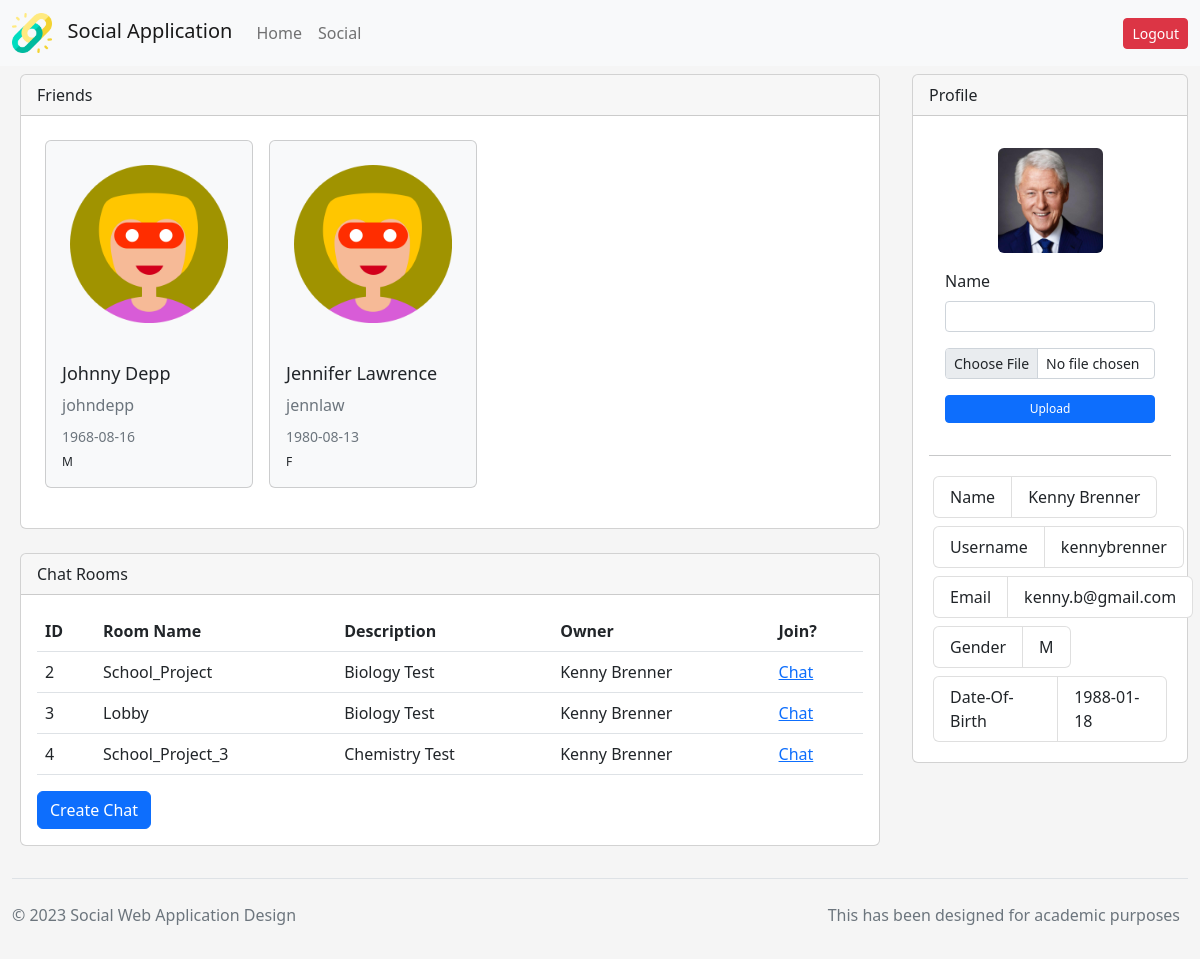
Screenshot of / (signed in) with the database file from the repository.
### webapp/models.py (models this page shows, shortened)
class AppUser(models.Model):
    user = models.OneToOneField(User, on_delete=models.CASCADE)
    dob = models.CharField(max_length=256, null=False, blank=False)
    gender = models.CharField(max_length=1, null=False, blank=False)
    friend = models.ManyToManyField("self")

class Rooms(models.Model):
    name = models.CharField(max_length=256, null=False, blank=False)
    description = models.CharField(max_length=256, null=False, blank=False)
    user = models.ForeignKey(AppUser, on_delete=models.CASCADE, null=True, blank=True)

class Images(models.Model):
    name = models.CharField(max_length=256, null=False, blank=False)
    description = models.ImageField(null=False, blank=False)
    user = models.ForeignKey(AppUser, on_delete=models.CASCADE, null=True, blank=True)

### webapp/views.py (the view)
# urls.py: 2. Add a URL to urlpatterns:  path('', views.home, name='home')
@login_required(login_url='/login/')
def home(request):
    global current_user_id
    current_user_id = int(request.user.id)
    global current_user
    current_user = AppUser.objects.get(user=User.objects.get(pk=current_user_id))
    if request.method == 'POST' and request.FILES['description']:
        image_form_raw = ImageMediaForm(request.POST, request.FILES)
        if image_form_raw.is_valid():
            image_form_initial = image_form_raw.save(commit=False)
            upload = request.FILES['description']
            fss = FileSystemStorage()
            file = fss.save(upload.name, upload)
            file_url = fss.url(file)
            image_form_initial.description = file_url
            image_form_initial.user = current_user
            try:
                image_form_initial.save()
            except Exception as e:
                print("Error: " + str(e))
        else:
            print("Invalid Form")
        friends = get_all_friends(current_user)
        existing_rooms = get_chat_rooms(current_user)
        personal = request.user
        return render(request, './internal/home.html', {
            'personal': personal,
            'personal_details': current_user,
            'friends': friends,
            'existing_rooms': existing_rooms,
            'image_form': image_form_raw,
            'current_image': file_url
        })
    else:
        image_form = ImageMediaForm()
        try:
            current_image = Images.objects.get(user=current_user).description
        except Exception as e:
            print(str(e))
            current_image = None
        friends = get_all_friends(current_user)
        existing_rooms = get_chat_rooms(current_user)
        personal = request.user
        return render(request, './internal/home.html', {
            'personal': personal,
            'personal_details': current_user,
            'friends': friends,
            'existing_rooms': existing_rooms,
            'image_form': image_form,
            'current_image': current_image
        })

### webapp/forms.py
class ImageMediaForm(forms.ModelForm):
    def __init__(self, *args, **kwargs):
        super(ImageMediaForm, self).__init__(*args, **kwargs)
        for visible in self.visible_fields():
            visible.field.widget.attrs['class'] = 'form-control form-control-sm'
    class Meta:
        model = Images
        fields = ('name', 'description', 'user')

### webapp/views.py (called while the page is built)
@login_required(login_url='/login/')
def get_all_friends(au: AppUser):
    try:
        response = au.friend.all()
        if response.exists():
            return response
        else:
            return []
    except response.DoesNotExist:
        return []

@login_required(login_url='/login/')
def get_chat_rooms(au: AppUser):
    try:
        response = au.rooms_set.all()
        if response.exists():
            return response
        else:
            return []
        return response
    except response.DoesNotExist:
        return []

### webapp/templates/internal/home.html (shortened to what this page needs)
{% extends "../base.html" %}
{% block content %}
{% include "../partials/header.html" %}
<div class="container-fluid">
    <div class="row">
        <div class="col-12 col-lg-9">
            <div class="d-flex flex-column bd-highlight">
                <div class="p-2 bd-highlight">
                    <div class="card">
                        <div class="card-header">
                            Friends
                        </div>
                        <div class="card-body">
                            <div class="d-flex justify-content-left flex-wrap">
                                {% if friends %}
                                {% for friend in friends %}
                                <div class="p-2 bd-highlight">
                                    <div class="card text-dark bg-light mb-3" style="width: 13rem;">
                                        <img src="../../static/1.png" class="card-img-top" alt="..."
                                             style="padding: 1.5rem;">
                                        <div class="card-body">
                                            <h5 class="card-title" style="font-size: 18px;">{{ friend.user.first_name }}
                                                {{ friend.user.last_name }}</h5>
                                            <p class="text-muted">{{ friend.user.username }}</p>
                                            <h6 class="card-subtitle mb-2 text-muted" style="font-size: 14px;">{{ friend.dob }}</h6>
                                            <p class="card-text" style="font-size: 12px;">{{ friend.gender }}</p>
                                        </div>
                                    </div>
                                </div>
                                {% endfor %}
                                {% else %}
                                <div class="p-3 bd-highlight">
                                    <p class="display-6">
                                        Please socialise and make more friends....
                                    </p>
                                </div>
                                {% endif %}
                            </div>
                        </div>
                    </div>
                </div>
                <div class="p-2 bd-highlight">
                    <div class="card mt-2">
                        <div class="card-header">
                            Chat Rooms
                        </div>
                        <div class="card-body">
                            {% if existing_rooms %}
                            <div class="table-responsive">
                                <table class="table table-hover">
                                    <thead>
                                    <tr>
                                        <th scope="col">ID</th>
                                        <th scope="col">Room Name</th>
                                        <th scope="col">Description</th>
                                        <th scope="col">Owner</th>
                                        <th scope="col">Join?</th>
                                    </tr>
                                    </thead>
                                    <tbody>
                                    {% for room in existing_rooms %}
                                    <tr>
                                        <td class="align-middle">{{ room.id }}</td>
                                        <td class="align-middle">{{ room.name }}</td>
                                        <td class="align-middle">{{ room.description }}</td>
                                        <td class="align-middle">{{ room.user.user.first_name }} {{ room.user.user.last_name }}</td>
                                        <td class="align-middle">
                                            <a href="../chat/{{room.name}}">Chat</a>
                                        </td>
                                    </tr>
                                    {% endfor %}
                                    </tbody>
                                </table>
                            </div>
                            {% else %}
                            <h5 class="card-title">No existing rooms at the moment</h5>
                            <p class="card-text">Please start a conversation with someone. I beg you.....</p>
                            {% endif %}
                            <a href="../room/" class="btn btn-primary">Create Chat</a>
                        </div>
                    </div>
                </div>
            </div>
        </div>
        <div class="col-12 col-lg-3">
            <div class="card mt-2">
                <div class="card-header">
                    Profile
                </div>
                <div class="card-body">
                    <div class="d-flex flex-column">
                        <div class="p-3">
                            {% if current_image %}
                                <img src="{{ current_image }}" class="rounded mx-auto d-block" alt="..." style="width: 50%">
                            {% else %}
                                <img src="../../static/1.png" class="rounded mx-auto d-block" alt="..." style="width: 50%">
                            {% endif %}
                            <form id="image_form" method="post" action="/home/" enctype="multipart/form-data" style="margin-top: 1rem;">
                                <div class="mb-3">
                                  <label class="form-label fs-6">Name</label>
                                  {{image_form.name}}
                                </div>
                                <div class="input-group mb-0">
                                    <div class="mb-3">
                                        {{image_form.description}}
                                    </div>
                                </div>
                                <div class="d-grid gap-2">
                                    <button type="submit" class="btn btn-sm btn-primary"
                                            style="--bs-btn-padding-y: .25rem; --bs-btn-padding-x: .5rem; --bs-btn-font-size: .75rem;">
                                        Upload
                                    </button>
                                </div>
                            </form>
                        </div>
                        <hr/>
                        <div class="p-1">
                            <ul class="list-group list-group-horizontal">
                                <li class="list-group-item">Name</li>
                                <li class="list-group-item">{{ personal.first_name }} {{ personal.last_name }}</li>
                            </ul>
                        </div>
                        <div class="p-1">
                            <ul class="list-group list-group-horizontal">
                                <li class="list-group-item">Username</li>
                                <li class="list-group-item">{{ personal.username }}</li>
                            </ul>
                        </div>
                        <div class="p-1">
                            <ul class="list-group list-group-horizontal">
                                <li class="list-group-item">Email</li>
                                <li class="list-group-item">{{ personal.email }}</li>
                            </ul>
                        </div>
                        <div class="p-1">
                            <ul class="list-group list-group-horizontal">
                                <li class="list-group-item">Gender</li>
                                <li class="list-group-item">{{ personal_details.gender }}</li>
                            </ul>
                        </div>
                        <div class="p-1">
                            <ul class="list-group list-group-horizontal">
                                <li class="list-group-item">Date-Of-Birth</li>
                                <li class="list-group-item">{{ personal_details.dob }}</li>
                            </ul>
                        </div>
                    </div>
                </div>
            </div>
        </div>
    </div>
</div>
{% include "../partials/footer.html" %}
{% endblock %}

### webapp/templates/base.html (shortened to what this page needs)
<!DOCTYPE html>
<html lang="en">
<head>
    <link rel="stylesheet" href="https://cdn.jsdelivr.net/npm/bootstrap@5.2.3/dist/css/bootstrap.min.css">
</head>
<body>
    {% block content %}{% endblock %}
</body>
</html>

### webapp/templates/partials/header.html
<nav class="navbar navbar-expand-lg navbar-light bg-light">
  <div class="container-fluid">
    <a class="navbar-brand inline" href="#">
      <img src="../../static/link.png" alt="" width="40" class="d-inline-block align-text-middle fs-4">
      &nbsp;&nbsp;Social Application
    </a>
    <div class="collapse navbar-collapse" id="navbarSupportedContent">
      <ul class="navbar-nav me-auto mb-2 mb-lg-0">
        <li class="nav-item">
          <a class="nav-link" aria-current="page" href="/home/">Home</a>
        </li>
        <li class="nav-item">
          <a class="nav-link" aria-current="page" href="/search-social/">Social</a>
        </li>
      </ul>
      <a class="btn btn-sm btn-danger float-end" type="button" href="../logout/">Logout</a>
    </div>
  </div>
</nav>

### webapp/templates/partials/footer.html
<footer class="footer">
  <div class="container-fluid">
    <div class="d-flex flex-wrap justify-content-between align-items-center py-3 pb-0 my-4 border-top">
      <p class="col-md-4 mb-0 text-muted">&copy; 2023 Social Web Application Design</p>
      <a href="/" class="col-md-4 d-flex align-items-center justify-content-center mb-3 mb-md-0 me-md-auto link-dark text-decoration-none">
        <svg class="bi me-2" width="40" height="32"><use xlink:href="#bootstrap"/></svg>
      </a>
      <ul class="nav col-md-4 justify-content-end">
        <li class="nav-item"><a href="#" class="nav-link px-2 text-muted">This has been designed for academic purposes</a></li>
      </ul>
    </div>
  </div>
</footer>

### webapp/templates/base.html (style rules this page uses)
body { background-color: #f5f5f5; }

### rows the page displays
AppUser: user.first_name "Johnny", user.last_name "Depp", user.username "johndepp", dob "1968-08-16", gender "M"
AppUser: user.first_name "Jennifer", user.last_name "Lawrence", user.username "jennlaw", dob "1980-08-13", gender "F"
Rooms: id "2", name "School_Project", description "Biology Test", user.user.first_name "Kenny", user.user.last_name "Brenner"
Rooms: id "3", name "Lobby", description "Biology Test", user.user.first_name "Kenny", user.user.last_name "Brenner"
Rooms: id "4", name "School_Project_3", description "Chemistry Test", user.user.first_name "Kenny", user.user.last_name "Brenner"
Images: description (picture)
AppUser: gender "M", dob "1988-01-18"

### other values shown
{{ personal.first_name }} "Kenny"
{{ personal.last_name }} "Brenner"
{{ personal.username }} "kennybrenner"
{{ personal.email }} "kenny.b@gmail.com"
